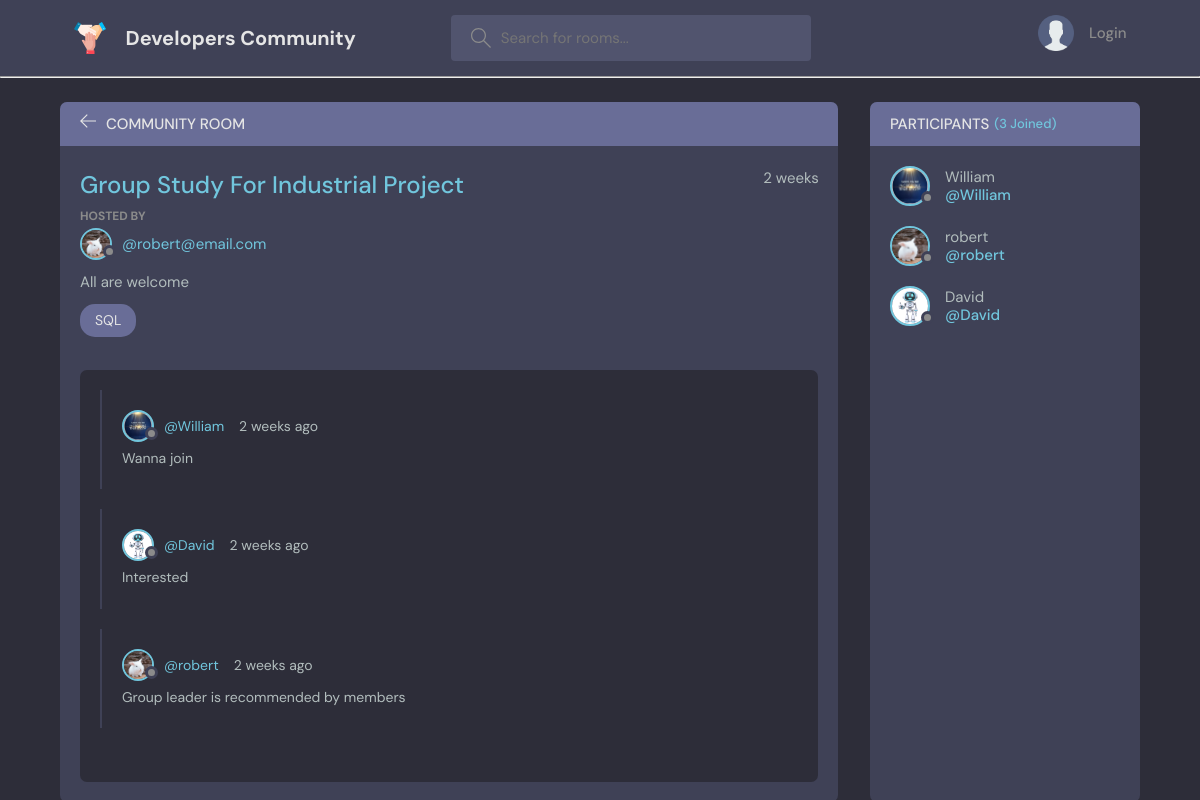
Page /room/2/ on the committed database.
### base/models.py (models this page shows, shortened)
class Room(models.Model):
    host = models.ForeignKey(User, on_delete=models.SET_NULL, null=True)
    topic = models.ForeignKey(Topic, on_delete=models.SET_NULL, null=True)
    name = models.CharField(max_length=200)
    description = models.TextField(null=True, blank=True)
    participants = models.ManyToManyField(
        User, related_name='participants', blank=True)
    updated = models.DateTimeField(auto_now=True)
    created = models.DateTimeField(auto_now_add=True)
    class Meta:
        ordering = ['-updated','-created']

class User(AbstractUser):
    name = models.CharField(max_length=200, null=True)
    email = models.EmailField(unique=True, null=True)
    bio = models.TextField(null=True)
    avatar = models.ImageField(null=True, default="user.png")
    USERNAME_FIELD = 'email'
    REQUIRED_FIELDS = []

class Topic(models.Model):
    name = models.CharField(max_length=200)
    def __str__ (self):
        return self.name

class Message(models.Model):
    user = models.ForeignKey(User, on_delete=models.CASCADE)
    room = models.ForeignKey(Room, on_delete=models.CASCADE)
    body = models.TextField()
    updated = models.DateTimeField(auto_now=True)
    created = models.DateTimeField(auto_now_add=True)
    class Meta:
        ordering = ['-updated','-created']

### base/views.py (the view, shortened to what this page needs)
# urls.py: path('room/<str:pk>/', views.room, name="room"),
def room(request, pk):
    room = Room.objects.get(id=pk)
    room_messages = room.message_set.all()
    participants = room.participants.all()
    context = {'room': room, 'room_messages': room_messages, 'participants': participants}
    return render(request, 'base/room.html', context)

### base/templates/base/room.html (shortened to what this page needs)
{% extends 'main.html' %}
{% block content %}
    <main class="profile-page layout layout--2">
      <div class="container">
        <div class="room">
          <div class="room__top">
            <div class="room__topLeft">
              <a href="{% url 'home' %}">
                <svg version="1.1" xmlns="http://www.w3.org/2000/svg" width="32" height="32" viewBox="0 0 32 32">
                  <title>arrow-left</title>
                  <path
                    d="M13.723 2.286l-13.723 13.714 13.719 13.714 1.616-1.611-10.96-10.96h27.625v-2.286h-27.625l10.965-10.965-1.616-1.607z"
                  ></path>
                </svg>
              </a>
              <h3>Community Room</h3>
            </div>
          </div>
          <div class="room__box">
            <div class="room__header">
              <div class="room__info">
                <h3>{{room.name}}</h3>
                <span>{{room.created|timesince}}</span>
              </div>
              <div class="room__hosted">
                <p>Hosted By</p>
                <a href="{% url 'user-profile' room.host.id %}" class="room__author">
                  <div class="avatar avatar--small">
                    <img src="{{room.host.avatar.url}}" />
                  </div>
                  <span>@{{room.host}}</span>
                </a>
              </div>
              <div class="room__details">
                {{room.description}}
              </div>
              <span class="room__topics">{{room.topic}}</span>
            </div>
            <div class="room__conversation">
              <div class="threads scroll">
                {% for room_message in room_messages %}
                <div class="thread">
                  <div class="thread__top">
                    <div class="thread__author">
                      <a href="{% url 'user-profile' room_message.user.id %}" class="thread__authorInfo">
                        <div class="avatar avatar--small">
                          <img src="{{room_message.user.avatar.url}}" />
                        </div>
                        <span>@{{room_message.user.username}}</span>
                      </a>
                      <span class="thread__date">{{room_message.created|timesince}} ago</span>
                    </div>
                  </div>
                  <div class="thread__details">
                    {{room_message.body}}
                  </div>
                </div>
                {% endfor %}
              </div>
            </div>
          </div>
        </div>
        <div class="participants">
          <h3 class="participants__top">Participants <span>({{participants.count}} Joined)</span></h3>
          <div class="participants__list scroll">
            {% for user in participants %}
            <a href="{% url 'user-profile' user.id %}" class="participant">
              <div class="avatar avatar--medium">
                <img src="{{user.avatar.url}}" />
              </div>
              <p>
                {{user.username}}
                <span>@{{user.username}}</span>
              </p>
            </a>
            {% endfor %}
          </div>
        </div>
      </div>
    </main>
{% endblock content%}

### rows in the picture
Room: name "Group Study For Industrial Project", created "2 weeks", host.avatar (picture), host "robert@email.com", description "All are welcome", topic "SQL"
Message: user.avatar (picture), user.username "William", created "2 weeks", body "Wanna join"
Message: user.avatar (picture), user.username "David", created "2 weeks", body "Interested"
Message: user.avatar (picture), user.username "robert", created "2 weeks", body "Group leader is recommended by members"
User: avatar (picture), username "William"
User: avatar (picture), username "robert"
User: avatar (picture), username "David"

### other values in the picture
{{ participants.count }} "3"
